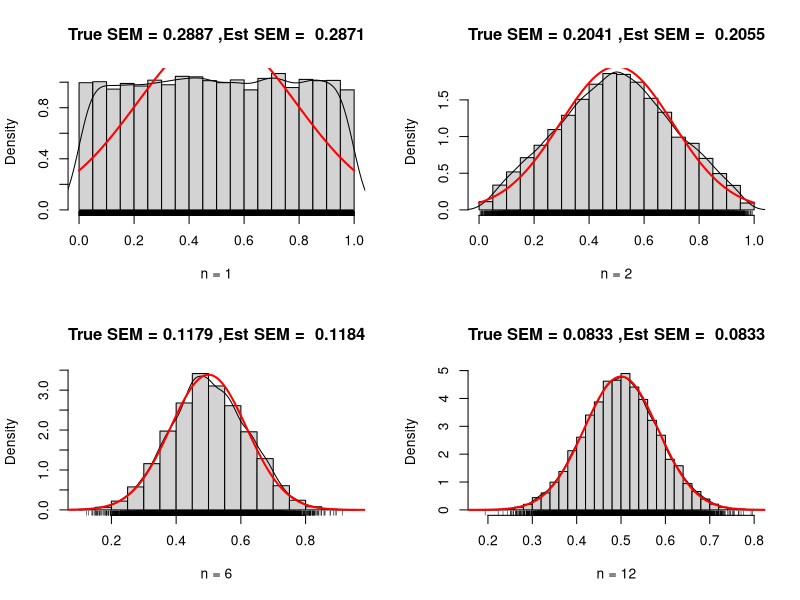
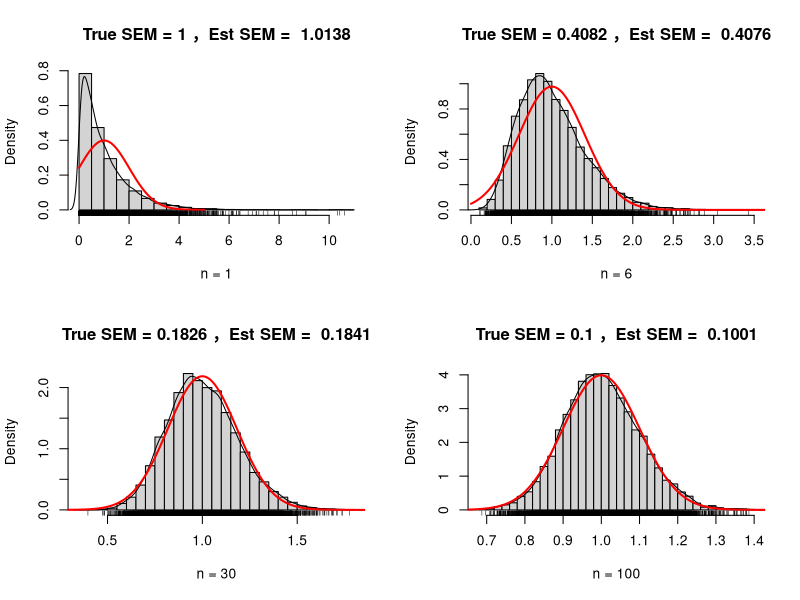
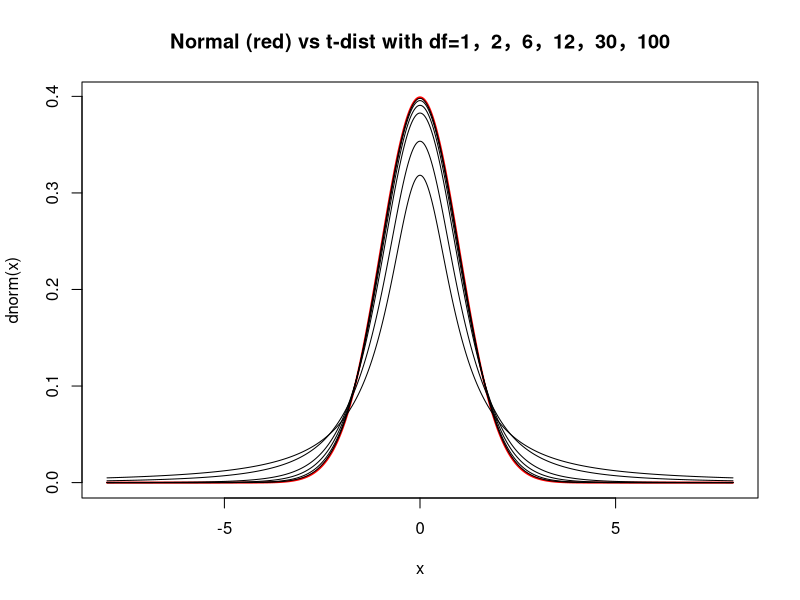
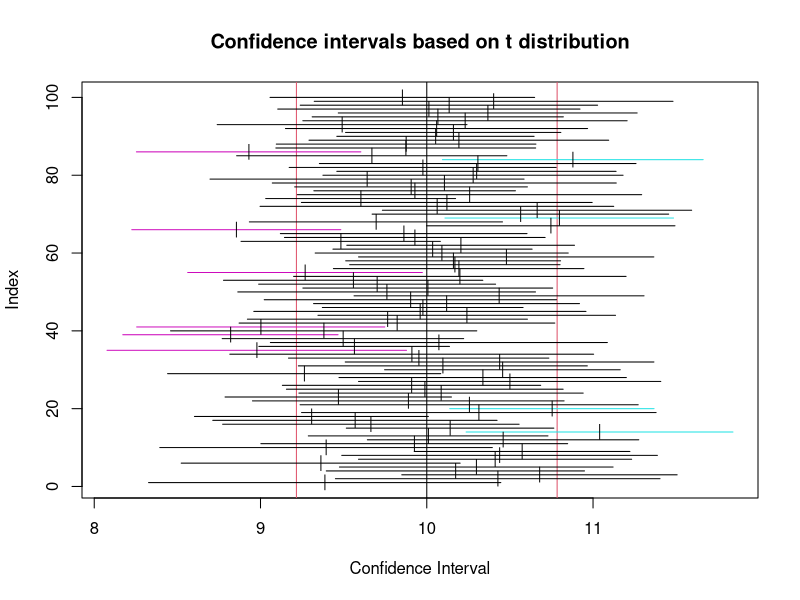

The R source for these figures, in order:
demo.clt.unif <- function(N,n)
  {
  sam <- matrix(runif(N*n,0,1),ncol=N)
  sam.mean <- colMeans(sam)
  sam.se <- sd(sam.mean)
  true.se<-sqrt((1/12)/n)
  hist(sam.mean,freq = FALSE,breaks = 25, main = paste( "True SEM =", round(true.se,4), ",Est SEM = ", round(sam.se,4)), xlab = paste( "n =", n))
  points(density(sam.mean), type = "l")
  x<- seq(0,1,length = 1000)
  points(x, dnorm(x,mean = 0.5,sd = true.se),type = "l", lwd = 2,col = "red")
  rug(sam.mean)
  
  }
par(mfrow=c(2,2));
demo.clt.unif(10000, 1);
demo.clt.unif(10000, 2);
demo.clt.unif(10000, 6);
demo.clt.unif(10000, 12);


demo.clt.exp <- function(N, n) {
  sam <- matrix(rexp (N*n,1) , ncol=N) ;
  sam.mean <- colMeans(sam)
  sam.se <- sd(sam.mean)
  true.se <- sqrt(1/n)
  hist(sam.mean,freq = FALSE,breaks = 25, 
       main = paste( "True SEM =", 
       round(true.se,4),"，Est SEM = ", 
       round( sam.se,4)), 
       xlab = paste( "n =", n))
  points(density(sam.mean), type = "l")
  x<- seq(0, 5, length = 1000)
  points(x, dnorm(x,mean = 1,sd = true.se),type = "l", lwd = 2,col = "red")
  rug(sam.mean)
}
par(mfrow=c(2,2));
demo.clt.exp(10000, 1);
demo.clt.exp(10000, 6);
demo.clt.exp(10000, 30);
demo.clt.exp(10000, 100);


x<- seq(-8,8, length = 1000)
par(mfrow=c(1,1))
plot(x, dnorm(x), type = "l",lwd = 2, col = "red", main = "Normal (red) vs t-dist with df=1，2，6，12，30，100")
points(x, dt(x,1), type = "l")
points(x, dt (x,2), type = "l")
points(x, dt(x,6), type = "l")
points(x, dt(x,12), type = "l")
points(x, dt(x,30), type = "l")
points(x, dt(x, 100), type = "l")


library(TeachingDemos)
ci.examp(mean.sim = 10, sd = 2, n = 25, reps = 100,conf.level= 0.95,method = "t")
